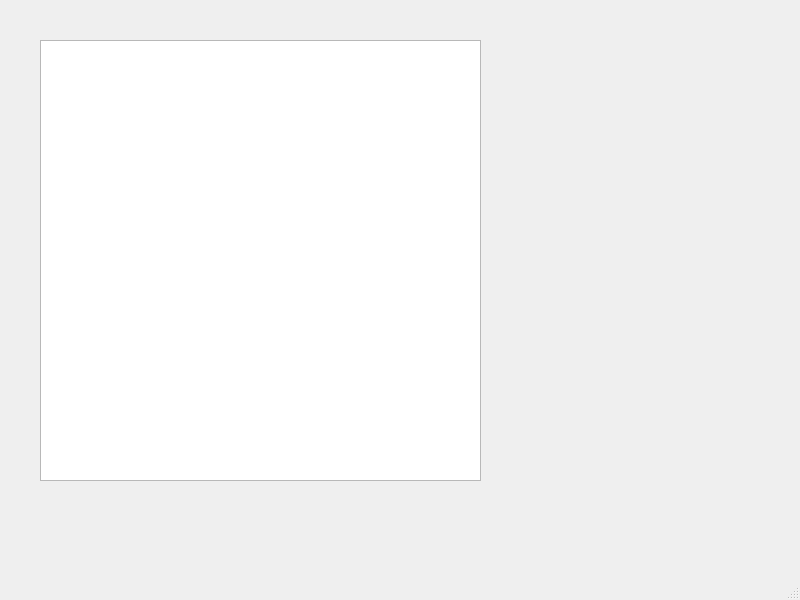
<?xml version="1.0" encoding="UTF-8"?>
<ui version="4.0">
 <class>CategoyWindow</class>
 <widget class="QMainWindow" name="CategoyWindow">
  <property name="geometry">
   <rect>
    <x>0</x>
    <y>0</y>
    <width>800</width>
    <height>600</height>
   </rect>
  </property>
  <property name="windowTitle">
   <string>Categories</string>
  </property>
  <widget class="QWidget" name="centralwidget">
   <widget class="QTableWidget" name="CatTableWidget">
    <property name="geometry">
     <rect>
      <x>40</x>
      <y>40</y>
      <width>441</width>
      <height>441</height>
     </rect>
    </property>
   </widget>
  </widget>
  <widget class="QMenuBar" name="menubar">
   <property name="geometry">
    <rect>
     <x>0</x>
     <y>0</y>
     <width>800</width>
     <height>25</height>
    </rect>
   </property>
  </widget>
  <widget class="QStatusBar" name="statusbar"/>
 </widget>
 <resources/>
 <connections/>
</ui>
